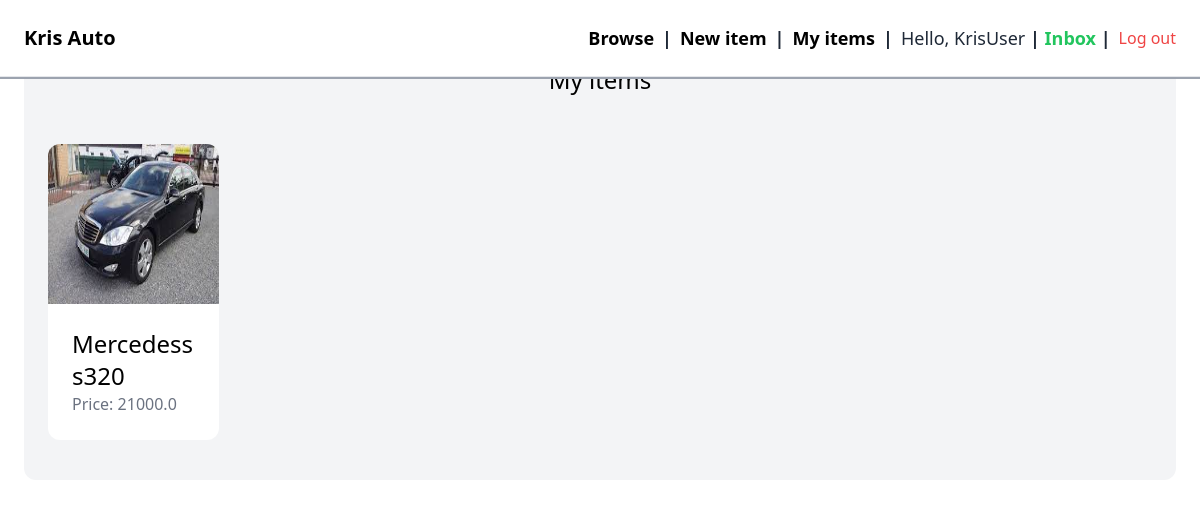
The app's page /dashboard/ (signed in) with its own data.
### vehicle/models.py (models this page shows, shortened)
class Vehicle(models.Model):
    category = models.ForeignKey(Category, related_name='vehicles', on_delete=models.CASCADE)
    make = models.CharField(max_length=255)
    model = models.CharField(max_length=255)
    power_hp = models.IntegerField()
    year = models.IntegerField()
    price = models.FloatField()
    image = models.ImageField(upload_to='vehicle_images', blank=True, null=True)
    description = models.TextField(blank=True, null=True)
    created_at = models.DateTimeField(auto_now_add=True)
    created_by = models.ForeignKey(User, related_name='vehicles', on_delete=models.CASCADE)

### dashboard/views.py (the view)
# urls.py: path('', views.index, name='index'),
@login_required
def index(request):
    vehicles = Vehicle.objects.filter(created_by=request.user)
    return render(request, 'dashboard/index.html',{
        'vehicles': vehicles,
    })

### dashboard/templates/dashboard/index.html (shortened to what this page needs)
{% extends 'core/base.html' %}
{% block content %}
    <div class="mb-6 px-6 py-10 bg-gray-100 rounded-xl">
        <h2 class="mb-12 text-2xl text-center">My items</h2>
        <div class="grid grid-cols-6 gap-4">
           {% for vehicle in vehicles %}
            <div>
                <a href="{% url 'vehicle:detail' vehicle.id %}">
                    <div>
                        {% if vehicle.image %}
                        <img src="{{ vehicle.image.url }}" class="rounded-t-xl" style="width: 100%; height: 160px;">
                        {% else %}
                          <p>No image available</p>
                        {% endif %}
                    </div>
                    <div class="p-6 bg-white rounded-b-xl">
                        <h2 class="text-2xl">{{ vehicle.make }}</h2>
                        <h2 class="text-2xl">{{ vehicle.model }}</h2>
                        <p class="text-gray-500">Price: {{ vehicle.price}}</p>
                    </div>
                </a>
             </div>
           {% endfor %}
        </div>
    </div>
{% endblock %}

### core/templates/core/base.html (shortened to what this page needs)
<!doctype html>
<html>
    <head>
        <script src="https://cdn.tailwindcss.com"></script>
    </head>
    <body class="relative">
        <div class="px-6 py-6">
            {% block content %}
            {% endblock %}
        </div>
        <div class="mb-16 fixed top-0 left-0 w-full bg-white border-b-2 border-gray-400">
            <nav class="py-6 px-6 flex justify-between items-center border-b border-gray-200">
                <a href="/" class="text-xl font-semibold">Kris Auto</a>
                <div class="flex items-center space-x-2 ml-auto">
                    <a href="{% url 'vehicle:vehicles' %}" class="text-lg font-semibold hover:text-gray-500">Browse </a>
                    <a class="text-lg font-semibold text-gray-800">| </a>
                    {% if request.user.is_authenticated %}
                    <a href="{% url 'vehicle:new' %}" class="text-lg font-semibold hover:text-gray-500">New item </a>
                    <a class="text-lg font-semibold text-gray-800">| </a>
                    <a href="{% url 'dashboard:index' %}" class="text-lg font-semibold hover:text-gray-500">My items </a>
                    <a class="text-lg font-semibold text-gray-800">| </a>
                    <p class="text-lg {% if request.user.is_staff or request.user.is_superuser %}text-green-600{% else %}text-gray-800{% endif %}">
                        Hello, {{ request.user.username }}
                        <a class="text-lg font-semibold text-gray-800">| </a>
                        <a href="{% url 'conversation:inbox' %}" class="text-lg font-semibold text-green-500">Inbox </a>
                        <a class="text-lg font-semibold text-gray-800">| </a>
                    </p>
                    <a href="{% url 'core:logout' %}" class="ml-2 text-red-500 hover:text-red-600">Log out</a>
                    {% else %}
                    <a href="{% url 'core:signup' %}" class="px-6 py-3 text-lg font-semibold bg-teal-500 text-white rounded-xl hover:bg-teal-700">Sign up</a>
                    <a href="{% url 'core:login' %}" class="px-6 py-3 text-lg font-semibold bg-gray-500 text-white rounded-xl hover:bg-gray-700">Log in</a>
                    {% endif %}
                </div>
            </nav>
        </div>
    </body>
</html>

### records on screen
Vehicle: image (picture), make "Mercedess", model "s320", price "21000.0"

### other values on screen
{{ request.user.username }} "KrisUser"
